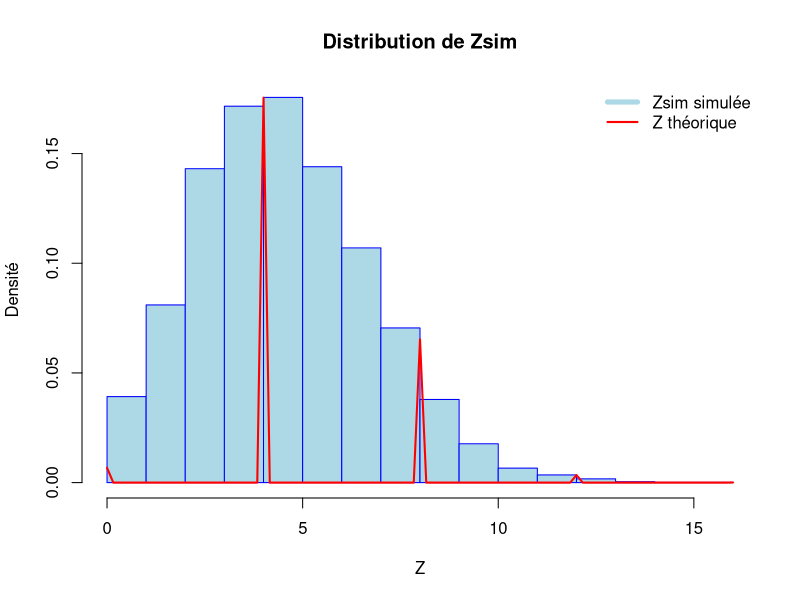
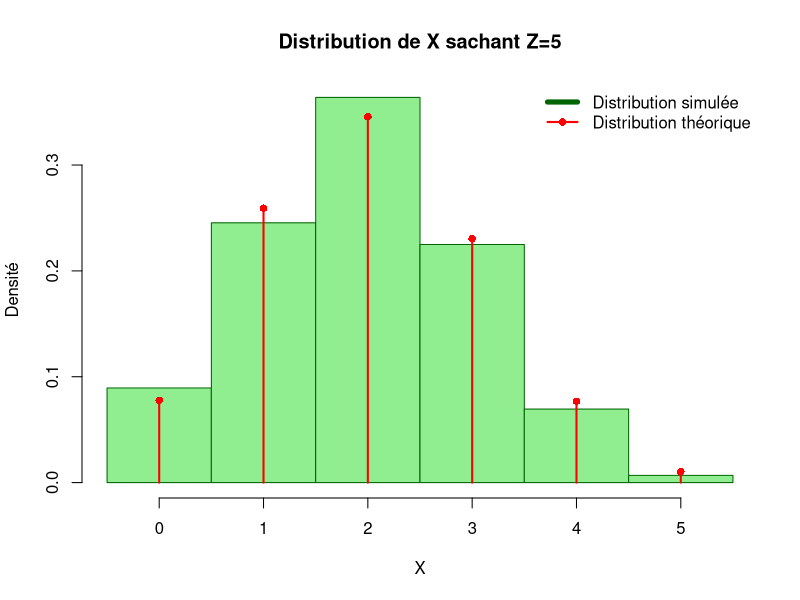

The R source for these figures, in order:

# Ok, bon, ça marche pas... on verra plus tard
# @TODO Debug ptdr

lambda <- 2
mu <- 3
k <- 10000

x <- rpois(k, lambda)
y <- rpois(k, mu)

zSim <- x + y

hist(zSim, probability = TRUE, main = "Distribution de Zsim", xlab = "Z", ylab = "Densité", col = "lightblue", border = "blue")

curve(dpois(x, lambda + mu), col = "red", lwd = 2, add = TRUE)

legend("topright", legend = c("Zsim simulée", "Z théorique"), col = c("lightblue", "red"), lwd = c(5, 2), bty = "n")

xGivenZ5 <- x[zSim == 5]

hist(xGivenZ5, probability = TRUE, breaks = seq(-0.5, max(xGivenZ5) + 0.5, by = 1), main = "Distribution de X sachant Z=5", xlab = "X", ylab = "Densité", col = "lightgreen", border = "darkgreen")

n <- 5
probs <- dpois(0:n, lambda) * dpois(n:0, mu)
probs <- probs / sum(probs)

xVals <- 0:n
points(xVals, probs, type = "h", col = "red", lwd = 2)
points(xVals, probs, col = "red", pch = 16)

legend("topright", legend = c("Distribution simulée", "Distribution théorique"), col = c("darkgreen", "red"), lwd = c(5, 2), pch = c(NA, 16), bty = "n")
